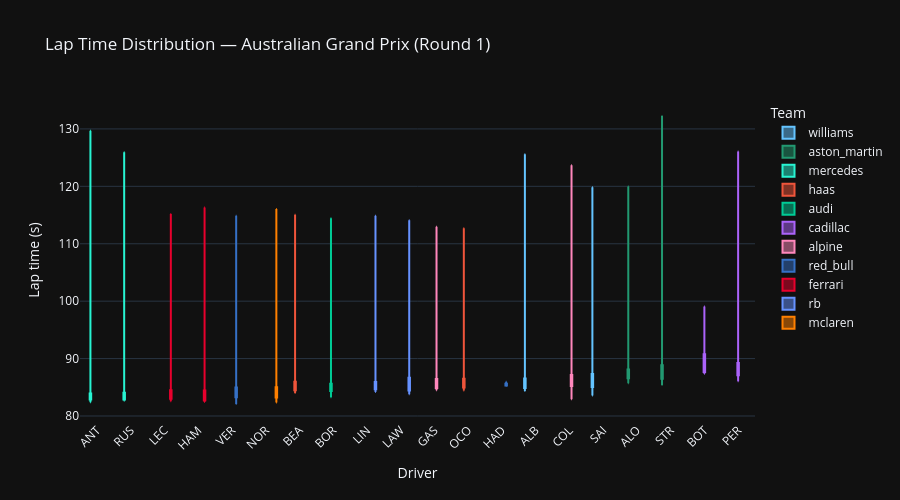
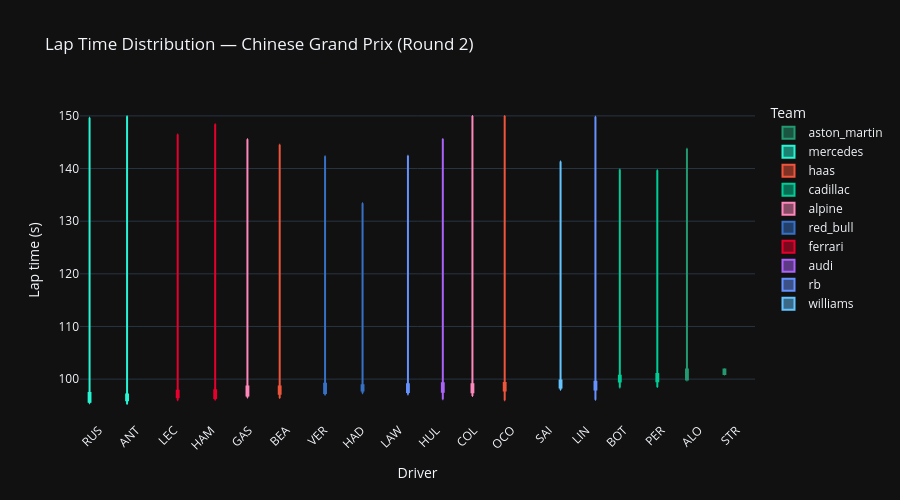

Write notebook code for charts like these, in order.
### Markdown cell above
## 4. Consistency

### Code cell
# ── 4.1 Lap time distribution — box plot per driver ───────────────────────────
# Narrow IQR = consistent. Drivers ordered fastest to slowest median.
for rnd in sorted(rounds_loaded):
    race_name = race_results[race_results["round"] == rnd]["race_name"].iloc[0]
    df_rnd = lap_times[lap_times["round"] == rnd].copy()

    order = (
        df_rnd.groupby("abbreviation")["lap_time_seconds"]
        .median()
        .sort_values()
        .index.tolist()
    )

    fig = px.box(
        df_rnd,
        x="abbreviation",
        y="lap_time_seconds",
        color="team_id",
        color_discrete_map=TEAM_COLORS,
        category_orders={"abbreviation": order},
        title=f"Lap Time Distribution — {race_name} (Round {rnd})",
        labels={
            "abbreviation": "Driver",
            "lap_time_seconds": "Lap time (s)",
            "team_id": "Team",
        },
        template=PLOTLY_TEMPLATE,
        points=False,
    )
    fig.update_layout(height=500, xaxis_tickangle=-45)
    fig.show()

### Figure 1 — Plotly figure (JSON) as saved in the notebook; plotly's stock layout.template omitted (floating-point values rounded to 4 significant figures)
{"data": [{"alignmentgroup": "True", "boxpoints": false, "hovertemplate": "Team=williams<br>Driver=%{x}<br>Lap time (s)=%{y}<extra></extra>", "legendgroup": "williams", "marker": {"color": "#64C4FF"}, "name": "williams", "notched": false, "offsetgroup": "williams", "orientation": "v", "showlegend": true, "type": "box", "x": ["ALB", "ALB", "ALB", "ALB", "ALB", "ALB", "ALB", "ALB", "ALB", "ALB", "ALB", "ALB", "ALB", "ALB", "ALB", "ALB", "ALB", "ALB", "ALB", "ALB", "ALB", "ALB", "ALB", "ALB", "ALB", "ALB", "ALB", "ALB", "ALB", "ALB", "ALB", "ALB", "ALB", "ALB", "ALB", "ALB", "ALB", "ALB", "ALB", "ALB", "ALB", "ALB", "ALB", "ALB", "ALB", "ALB", "ALB", "ALB", "ALB", "ALB", "ALB", "ALB", "ALB", "ALB", "SAI", "SAI", "SAI", "SAI", "SAI", "SAI", "SAI", "SAI", "SAI", "SAI", "SAI", "SAI", "SAI", "SAI", "SAI", "SAI", "SAI", "SAI", "SAI", "SAI", "SAI", "SAI", "SAI", "SAI", "SAI", "SAI", "SAI", "SAI", "SAI", "SAI", "SAI", "SAI", "SAI", "SAI", "SAI", "SAI", "SAI", "SAI", "SAI", "SAI", "SAI", "SAI", "SAI", "SAI", "SAI", "SAI", "SAI", "SAI", "SAI", "SAI", "SAI", "SAI"], "x0": " ", "xaxis": "x", "y": [87.78, 87.51, 87.91, 87.18, 86.44, 85.69, 85.56, 85.73, 86.03, 93.98, 125.6, 85.38, 85.03, 88.43, 85.66, 104.0, 109.5, 85.04, 85.06, 85.3, 85.26, 85.33, 85.57, 85.78, 85.73, 86.64, 86.61, 86.47, 86.52, 86.46, 110.0, 84.45, 84.38, 85.05, 86.34, 84.86, 86.67, 84.88, 84.86, 84.96, 84.84, 84.7, 84.78, 84.81, 84.77, 84.78, 84.86, 84.75, 84.76, 85.02, 84.86, 85.0, 86.39, 86.27, 87.98, 88.09, 87.22, 87.51, 86.87, 85.7, 85.43, 85.83, 86.2, 106.9, 108.3, 84.93, 84.82, 84.94, 85.15, 102.8, 110.1, 85.39, 85.41, 85.37, 85.6, 85.7, 86.12, 86.14, 86.12, 86.8, 88.05, 87.09, 86.64, 87.39, 119.9, 84.88, 84.8, 85.21, 87.2, 87.27, 86.22, 86.72, 85.36, 85.29, 85.53, 116.4, 96.21, 84.98, 83.92, 83.6, 83.87, 83.59, 87.96, 84.27, 83.81, 84.82], "y0": " ", "yaxis": "y"}, {"alignmentgroup": "True", "boxpoints": false, "hovertemplate": "Team=aston_martin<br>Driver=%{x}<br>Lap time (s)=%{y}<extra></extra>", "legendgroup": "aston_martin", "marker": {"color": "#229971"}, "name": "aston_martin", "notched": false, "offsetgroup": "aston_martin", "orientation": "v", "showlegend": true, "type": "box", "x": ["ALO", "ALO", "ALO", "ALO", "ALO", "ALO", "ALO", "ALO", "ALO", "ALO", "ALO", "ALO", "ALO", "ALO", "ALO", "ALO", "ALO", "ALO", "ALO", "STR", "STR", "STR", "STR", "STR", "STR", "STR", "STR", "STR", "STR", "STR", "STR", "STR", "STR", "STR", "STR", "STR", "STR", "STR", "STR", "STR", "STR", "STR", "STR", "STR", "STR", "STR", "STR", "STR", "STR", "STR", "STR", "STR", "STR", "STR", "STR", "STR", "STR"], "x0": " ", "xaxis": "x", "y": [87.6, 88.03, 87.42, 88.83, 88.76, 87.88, 86.79, 87.04, 87.47, 120.0, null, 85.71, 86.13, 86.38, 85.91, 88.14, 86.64, 88.08, null, 88.77, 88.58, 88.08, 88.19, 88.2, 87.99, 87.64, 88.07, 87.61, 132.3, 98.94, 87.01, 86.87, 87.37, 90.5, 114, 99.89, 88.1, 87.92, 87.48, 87.51, 87.12, 89.03, 118.9, 86.07, 86.06, 87.42, 86.39, 102.5, 86.53, null, 85.41, 86.32, 86.37, 105.9, 85.44, 85.71, 85.92], "y0": " ", "yaxis": "y"}, {"alignmentgroup": "True", "boxpoints": false, "hovertemplate": "Team=mercedes<br>Driver=%{x}<br>Lap time (s)=%{y}<extra></extra>", "legendgroup": "mercedes", "marker": {"color": "#27F4D2"}, "name": "mercedes", "notched": false, "offsetgroup": "mercedes", "orientation": "v", "showlegend": true, "type": "box", "x": ["ANT", "ANT", "ANT", "ANT", "ANT", "ANT", "ANT", "ANT", "ANT", "ANT", "ANT", "ANT", "ANT", "ANT", "ANT", "ANT", "ANT", "ANT", "ANT", "ANT", "ANT", "ANT", "ANT", "ANT", "ANT", "ANT", "ANT", "ANT", "ANT", "ANT", "ANT", "ANT", "ANT", "ANT", "ANT", "ANT", "ANT", "ANT", "ANT", "ANT", "ANT", "ANT", "ANT", "ANT", "ANT", "ANT", "ANT", "ANT", "ANT", "ANT", "ANT", "ANT", "ANT", "ANT", "ANT", "ANT", "RUS", "RUS", "RUS", "RUS", "RUS", "RUS", "RUS", "RUS", "RUS", "RUS", "RUS", "RUS", "RUS", "RUS", "RUS", "RUS", "RUS", "RUS", "RUS", "RUS", "RUS", "RUS", "RUS", "RUS", "RUS", "RUS", "RUS", "RUS", "RUS", "RUS", "RUS", "RUS", "RUS", "RUS", "RUS", "RUS", "RUS", "RUS", "RUS", "RUS", "RUS", "RUS", "RUS", "RUS", "RUS", "RUS", "RUS", "RUS", "RUS", "RUS", "RUS", "RUS", "RUS", "RUS", "RUS", "RUS"], "x0": " ", "xaxis": "x", "y": [87.13, 85.46, 85.41, 84.5, 84.02, 83.83, 83.68, 83.91, 84.04, 83.89, 129.7, 86.68, 83.29, 83.62, 83.26, 90.98, 115.3, 88.48, 82.78, 82.86, 82.58, 83.22, 84.55, 83.14, 83.1, 83.03, 82.97, 82.89, 82.88, 83.24, 83.02, 98.39, 83.29, 82.86, 82.97, 82.99, 82.92, 82.67, 82.93, 82.94, 83.02, 83.08, 83.12, 83.04, 83.07, 82.99, 83.25, 82.9, 82.62, 82.56, 82.61, 82.84, 82.93, 82.6, 82.42, 82.65, 85.01, 86.44, 84.79, 84.02, 84.64, 84.1, 85.19, 85.98, 84.11, 83.97, 125.9, 87.09, 82.83, 82.92, 82.77, 88.98, 115.3, 90.94, 82.67, 82.89, 82.83, 83.47, 82.88, 83.09, 83.19, 83.39, 83.49, 83.27, 83.15, 83.54, 83.84, 97.59, 83.02, 82.73, 82.84, 82.86, 82.74, 82.92, 83.07, 83.05, 82.89, 82.86, 83.48, 83.75, 83.03, 83.03, 82.84, 83.09, 82.76, 83.11, 83.07, 83.1, 82.67, 82.76, 83.19, 83.35], "y0": " ", "yaxis": "y"}, {"alignmentgroup": "True", "boxpoints": false, "hovertemplate": "Team=haas<br>Driver=%{x}<br>Lap time (s)=%{y}<extra></extra>", "legendgroup": "haas", "marker": {"color": "#EF553B"}, "name": "haas", "notched": false, "offsetgroup": "haas", "orientation": "v", "showlegend": true, "type": "box", "x": ["BEA", "BEA", "BEA", "BEA", "BEA", "BEA", "BEA", "BEA", "BEA", "BEA", "BEA", "BEA", "BEA", "BEA", "BEA", "BEA", "BEA", "BEA", "BEA", "BEA", "BEA", "BEA", "BEA", "BEA", "BEA", "BEA", "BEA", "BEA", "BEA", "BEA", "BEA", "BEA", "BEA", "BEA", "BEA", "BEA", "BEA", "BEA", "BEA", "BEA", "BEA", "BEA", "BEA", "BEA", "BEA", "BEA", "BEA", "BEA", "BEA", "BEA", "BEA", "BEA", "BEA", "BEA", "BEA", "OCO", "OCO", "OCO", "OCO", "OCO", "OCO", "OCO", "OCO", "OCO", "OCO", "OCO", "OCO", "OCO", "OCO", "OCO", "OCO", "OCO", "OCO", "OCO", "OCO", "OCO", "OCO", "OCO", "OCO", "OCO", "OCO", "OCO", "OCO", "OCO", "OCO", "OCO", "OCO", "OCO", "OCO", "OCO", "OCO", "OCO", "OCO", "OCO", "OCO", "OCO", "OCO", "OCO", "OCO", "OCO", "OCO", "OCO", "OCO", "OCO", "OCO", "OCO", "OCO", "OCO", "OCO", "OCO"], "x0": " ", "xaxis": "x", "y": [87.32, 86.38, 85.92, 86.0, 85.97, 85.19, 86.05, 85.4, 85.67, 91.4, 115.0, 113.8, 85.63, 84.56, 84.56, 84.81, 107.6, 85.19, 84.2, 84.02, 84.97, 84.69, 84.06, 84.16, 84.28, 84.22, 85.31, 84.51, 84.63, 85.01, 90.65, 92.31, 84.91, 84.6, 84.5, 85.09, 84.76, 86.99, 85.05, 84.5, 84.55, 84.61, 84.13, 84.55, 84.76, 84.4, 84.28, 84.47, 84.23, 84.26, 84.61, 84.61, 84.5, 86.44, 86.65, 87.03, 86.57, 86.19, 86.81, 85.57, 85.09, 85.03, 85.55, 85.63, 105.9, 112.2, 85.3, 85.36, 85.43, 85.72, 101.4, 112.7, 86.71, 86.57, 84.82, 84.65, 85.25, 84.42, 84.7, 84.8, 84.74, 84.77, 84.97, 85.31, 85.05, 93.28, 90.23, 85.2, 85.02, 85.46, 86.97, 85.91, 85.43, 85.16, 85.25, 85.11, 86.6, 85.23, 86.22, 86.33, 85.02, 85.11, 86.81, 86.3, 84.58, 84.62, 84.91, 84.58, 84.53, 84.57], "y0": " ", "yaxis": "y"}, {"alignmentgroup": "True", "boxpoints": false, "hovertemplate": "Team=audi<br>Driver=%{x}<br>Lap time (s)=%{y}<extra></extra>", "legendgroup": "audi", "marker": {"color": "#00cc96"}, "name": "audi", "notched": false, "offsetgroup": "audi", "orientation": "v", "showlegend": true, "type": "box", "x": ["BOR", "BOR", "BOR", "BOR", "BOR", "BOR", "BOR", "BOR", "BOR", "BOR", "BOR", "BOR", "BOR", "BOR", "BOR", "BOR", "BOR", "BOR", "BOR", "BOR", "BOR", "BOR", "BOR", "BOR", "BOR", "BOR", "BOR", "BOR", "BOR", "BOR", "BOR", "BOR", "BOR", "BOR", "BOR", "BOR", "BOR", "BOR", "BOR", "BOR", "BOR", "BOR", "BOR", "BOR", "BOR", "BOR", "BOR", "BOR", "BOR", "BOR", "BOR", "BOR", "BOR", "BOR"], "x0": " ", "xaxis": "x", "y": [87.54, 86.32, 86.03, 86.33, 87.46, 85.78, 85.47, 85.22, 85.56, 91.86, 114.4, 114.4, 85.96, 84.82, 84.98, 85.06, 110.4, 85.2, 85.04, 84.43, 84.33, 84.33, 84.37, 84.53, 84.53, 84.44, 84.69, 84.36, 84.15, 83.98, 104.2, 83.95, 83.66, 83.73, 85.12, 84.83, 84.7, 84.47, 83.8, 83.64, 83.74, 83.26, 83.35, 83.98, 85.01, 84.89, 84.32, 85.64, 84.36, 86.06, 84.55, 85.27, 84.52, 84.82], "y0": " ", "yaxis": "y"}, {"alignmentgroup": "True", "boxpoints": false, "hovertemplate": "Team=cadillac<br>Driver=%{x}<br>Lap time (s)=%{y}<extra></extra>", "legendgroup": "cadillac", "marker": {"color": "#ab63fa"}, "name": "cadillac", "notched": false, "offsetgroup": "cadillac", "orientation": "v", "showlegend": true, "type": "box", "x": ["BOT", "BOT", "BOT", "BOT", "BOT", "BOT", "BOT", "BOT", "BOT", "BOT", "BOT", "BOT", "BOT", "BOT", "PER", "PER", "PER", "PER", "PER", "PER", "PER", "PER", "PER", "PER", "PER", "PER", "PER", "PER", "PER", "PER", "PER", "PER", "PER", "PER", "PER", "PER", "PER", "PER", "PER", "PER", "PER", "PER", "PER", "PER", "PER", "PER", "PER", "PER", "PER", "PER", "PER", "PER", "PER", "PER", "PER", "PER", "PER", "PER", "PER", "PER", "PER", "PER", "PER", "PER", "PER", "PER"], "x0": " ", "xaxis": "x", "y": [90.15, 89.22, 88.06, 87.74, 87.8, 87.46, 87.36, 87.68, 87.66, 99.06, null, 91.39, 91.33, null, 88.76, 88.09, 87.22, 88.03, 87.59, 87.62, 87.18, 87.05, 87.59, 97.88, 116.5, 110.0, 87.08, 88.14, 91.28, 88.61, 126.1, 86.49, 87.26, 89.08, 87.46, 89.28, 87.09, 88.59, 88.35, 89.25, 86.93, 87.42, 90.51, 94.97, 93.48, 87.15, 89.23, 88.89, 87.08, 86.93, 87.1, 89.2, 89.22, 87.96, 105.0, 86.31, 88.09, 86.07, 86.15, 86.21, 86.08, 86.2, 86.41, 86.13, 89.96, 88.96], "y0": " ", "yaxis": "y"}, {"alignmentgroup": "True", "boxpoints": false, "hovertemplate": "Team=alpine<br>Driver=%{x}<br>Lap time (s)=%{y}<extra></extra>", "legendgroup": "alpine", "marker": {"color": "#FF87BC"}, "name": "alpine", "notched": false, "offsetgroup": "alpine", "orientation": "v", "showlegend": true, "type": "box", "x": ["COL", "COL", "COL", "COL", "COL", "COL", "COL", "COL", "COL", "COL", "COL", "COL", "COL", "COL", "COL", "COL", "COL", "COL", "COL", "COL", "COL", "COL", "COL", "COL", "COL", "COL", "COL", "COL", "COL", "COL", "COL", "COL", "COL", "COL", "COL", "COL", "COL", "COL", "COL", "COL", "COL", "COL", "COL", "COL", "COL", "COL", "COL", "COL", "COL", "COL", "COL", "COL", "COL", "GAS", "GAS", "GAS", "GAS", "GAS", "GAS", "GAS", "GAS", "GAS", "GAS", "GAS", "GAS", "GAS", "GAS", "GAS", "GAS", "GAS", "GAS", "GAS", "GAS", "GAS", "GAS", "GAS", "GAS", "GAS", "GAS", "GAS", "GAS", "GAS", "GAS", "GAS", "GAS", "GAS", "GAS", "GAS", "GAS", "GAS", "GAS", "GAS", "GAS", "GAS", "GAS", "GAS", "GAS", "GAS", "GAS", "GAS", "GAS", "GAS", "GAS", "GAS", "GAS", "GAS", "GAS", "GAS"], "x0": " ", "xaxis": "x", "y": [88.17, 86.94, 86.81, 87.51, 87.51, 86.07, 85.82, 109.9, 105.8, 123.7, 93.87, 86.66, 85.6, 85.91, 85.71, 113.0, 101.7, 85.33, 84.93, 85.01, 85.14, 85.45, 85.22, 85.17, 85.63, 86.17, 86.48, 85.57, 87.26, 85.71, 100.5, 86.07, 85.63, 87.43, 87.05, 87.01, 86.96, 86.67, 86.47, 85.28, 85.38, 85.24, 84.94, 102.9, 82.93, 83.26, 83.72, 85.63, 85.15, 87.12, 83.99, 83.91, 83.62, 87.28, 86.37, 85.89, 87.04, 85.99, 85.08, 84.96, 85.44, 86.67, 104.8, 111.6, 85.75, 84.82, 84.69, 85.2, 101.2, 113.0, 86.58, 85.68, 84.59, 84.5, 84.85, 84.54, 84.77, 84.66, 84.8, 85.1, 85.24, 85.27, 85.2, 92.28, 91.24, 85.03, 85.18, 86.33, 86.09, 85.27, 86.13, 85.32, 84.88, 84.98, 85.03, 87.17, 85.35, 86.5, 84.98, 85.28, 84.93, 86.46, 86.53, 84.79, 84.52, 84.59, 84.49, 84.84], "y0": " ", "yaxis": "y"}, {"alignmentgroup": "True", "boxpoints": false, "hovertemplate": "Team=red_bull<br>Driver=%{x}<br>Lap time (s)=%{y}<extra></extra>", "legendgroup": "red_bull", "marker": {"color": "#3671C6"}, "name": "red_bull", "notched": false, "offsetgroup": "red_bull", "orientation": "v", "showlegend": true, "type": "box", "x": ["HAD", "HAD", "HAD", "HAD", "HAD", "HAD", "HAD", "HAD", "HAD", "HAD", "VER", "VER", "VER", "VER", "VER", "VER", "VER", "VER", "VER", "VER", "VER", "VER", "VER", "VER", "VER", "VER", "VER", "VER", "VER", "VER", "VER", "VER", "VER", "VER", "VER", "VER", "VER", "VER", "VER", "VER", "VER", "VER", "VER", "VER", "VER", "VER", "VER", "VER", "VER", "VER", "VER", "VER", "VER", "VER", "VER", "VER", "VER", "VER", "VER", "VER", "VER", "VER", "VER", "VER", "VER"], "x0": " ", "xaxis": "x", "y": [85.99, 85.56, 85.34, 85.36, 85.88, 85.44, 85.31, 85.24, 85.36, null, 86.83, 87.1, 86.57, 84.88, 84.97, 85.38, 84.71, 85.07, 85.13, 91.03, 114.2, 114.9, 86.13, 84.1, 84.61, 84.76, 108.5, 83.57, 83.54, 83.46, 83.52, 83.47, 83.55, 83.36, 83.74, 83.46, 83.44, 83.39, 83.51, 83.59, 83.93, 98.22, 84.56, 83.97, 83.67, 83.91, 83.72, 84.59, 98.87, 82.09, 82.52, 82.45, 82.81, 82.49, 82.91, 82.94, 82.74, 82.69, 82.68, 83.11, 83.09, 83.21, 83.11, 83.47, 83.53], "y0": " ", "yaxis": "y"}, {"alignmentgroup": "True", "boxpoints": false, "hovertemplate": "Team=ferrari<br>Driver=%{x}<br>Lap time (s)=%{y}<extra></extra>", "legendgroup": "ferrari", "marker": {"color": "#E8002D"}, "name": "ferrari", "notched": false, "offsetgroup": "ferrari", "orientation": "v", "showlegend": true, "type": "box", "x": ["HAM", "HAM", "HAM", "HAM", "HAM", "HAM", "HAM", "HAM", "HAM", "HAM", "HAM", "HAM", "HAM", "HAM", "HAM", "HAM", "HAM", "HAM", "HAM", "HAM", "HAM", "HAM", "HAM", "HAM", "HAM", "HAM", "HAM", "HAM", "HAM", "HAM", "HAM", "HAM", "HAM", "HAM", "HAM", "HAM", "HAM", "HAM", "HAM", "HAM", "HAM", "HAM", "HAM", "HAM", "HAM", "HAM", "HAM", "HAM", "HAM", "HAM", "HAM", "HAM", "HAM", "HAM", "HAM", "HAM", "LEC", "LEC", "LEC", "LEC", "LEC", "LEC", "LEC", "LEC", "LEC", "LEC", "LEC", "LEC", "LEC", "LEC", "LEC", "LEC", "LEC", "LEC", "LEC", "LEC", "LEC", "LEC", "LEC", "LEC", "LEC", "LEC", "LEC", "LEC", "LEC", "LEC", "LEC", "LEC", "LEC", "LEC", "LEC", "LEC", "LEC", "LEC", "LEC", "LEC", "LEC", "LEC", "LEC", "LEC", "LEC", "LEC", "LEC", "LEC", "LEC", "LEC", "LEC", "LEC", "LEC", "LEC", "LEC", "LEC"], "x0": " ", "xaxis": "x", "y": [84.63, 84.87, 85.07, 84.5, 84.7, 84.36, 84.41, 85.84, 84.25, 84.07, 115.0, 116.3, 88.33, 83.7, 83.41, 84.05, 91.6, 113.1, 91.64, 83.62, 83.51, 83.38, 84.33, 83.66, 84.08, 83.76, 99.58, 83.47, 83.13, 83.19, 83.78, 98.31, 83.32, 83.34, 83.09, 82.69, 82.54, 82.55, 82.65, 82.64, 82.56, 82.84, 82.53, 82.94, 82.68, 82.76, 82.83, 83.31, 82.68, 83.01, 83.17, 82.55, 82.42, 82.5, 82.72, 82.64, 86.21, 85.45, 84.55, 83.98, 84.82, 84.03, 85.56, 85.6, 83.98, 83.8, 114.0, 115.2, 90.49, 83.77, 83.51, 84.36, 89.6, 113.7, 93.18, 83.32, 83.42, 83.48, 83.66, 97.83, 83.11, 83.09, 82.99, 83.03, 82.93, 82.95, 83.17, 98.52, 83.54, 84.38, 83.24, 82.58, 82.73, 82.93, 83.0, 82.85, 82.75, 83.09, 83.16, 82.89, 82.95, 82.9, 83.36, 83.2, 82.99, 83.05, 83.01, 83.05, 82.83, 82.97, 83.1, 83.32], "y0": " ", "yaxis": "y"}, {"alignmentgroup": "True", "boxpoints": false, "hovertemplate": "Team=rb<br>Driver=%{x}<br>Lap time (s)=%{y}<extra></extra>", "legendgroup": "rb", "marker": {"color": "#6692FF"}, "name": "rb", "notched": false, "offsetgroup": "rb", "orientation": "v", "showlegend": true, "type": "box", "x": ["LAW", "LAW", "LAW", "LAW", "LAW", "LAW", "LAW", "LAW", "LAW", "LAW", "LAW", "LAW", "LAW", "LAW", "LAW", "LAW", "LAW", "LAW", "LAW", "LAW", "LAW", "LAW", "LAW", "LAW", "LAW", "LAW", "LAW", "LAW", "LAW", "LAW", "LAW", "LAW", "LAW", "LAW", "LAW", "LAW", "LAW", "LAW", "LAW", "LAW", "LAW", "LAW", "LAW", "LAW", "LAW", "LAW", "LAW", "LAW", "LAW", "LAW", "LAW", "LAW", "LAW", "LAW", "LIN", "LIN", "LIN", "LIN", "LIN", "LIN", "LIN", "LIN", "LIN", "LIN", "LIN", "LIN", "LIN", "LIN", "LIN", "LIN", "LIN", "LIN", "LIN", "LIN", "LIN", "LIN", "LIN", "LIN", "LIN", "LIN", "LIN", "LIN", "LIN", "LIN", "LIN", "LIN", "LIN", "LIN", "LIN", "LIN", "LIN", "LIN", "LIN", "LIN", "LIN", "LIN", "LIN", "LIN", "LIN", "LIN", "LIN", "LIN", "LIN", "LIN", "LIN", "LIN", "LIN", "LIN", "LIN"], "x0": " ", "xaxis": "x", "y": [88.54, 86.87, 86.66, 87.14, 87.96, 86.64, 85.89, 86.03, 85.75, 110.0, 95.45, 85.23, 86.79, 89.92, 85.84, 109.0, 105.8, 85.07, 84.91, 85.04, 85.07, 86.53, 85.25, 84.97, 85.17, 85.38, 85.25, 85.65, 85.79, 85.87, 114.1, 84.21, 86.73, 85.74, 84.42, 84.12, 84.08, 83.92, 84.05, 84.23, 84.07, 84.31, 84.02, 83.78, 84.22, 83.93, 83.91, 84.46, 84.67, 85.16, 84.53, 85.12, 86.89, 86.32, 87.22, 85.5, 86.07, 86.23, 85.39, 85.19, 85.26, 85.34, 85.56, 92.24, 112, 114.9, 88.16, 84.88, 85.9, 85.1, 108.2, 85.42, 84.18, 84.29, 84.91, 84.55, 84.26, 84.2, 84.36, 84.47, 84.92, 84.28, 84.88, 84.67, 89.43, 93.81, 84.54, 84.7, 84.52, 84.8, 85.95, 88.24, 85.41, 85.41, 84.86, 84.75, 84.64, 84.69, 84.77, 84.86, 84.77, 84.72, 84.37, 85.21, 86.15, 88.17, 84.61, 84.69, 84.69], "y0": " ", "yaxis": "y"}, {"alignmentgroup": "True", "boxpoints": false, "hovertemplate": "Team=mclaren<br>Driver=%{x}<br>Lap time (s)=%{y}<extra></extra>", "legendgroup": "mclaren", "marker": {"color": "#FF8000"}, "name": "mclaren", "notched": false, "offsetgroup": "mclaren", "orientation": "v", "showlegend": true, "type": "box", "x": ["NOR", "NOR", "NOR", "NOR", "NOR", "NOR", "NOR", "NOR", "NOR", "NOR", "NOR", "NOR", "NOR", "NOR", "NOR", "NOR", "NOR", "NOR", "NOR", "NOR", "NOR", "NOR", "NOR", "NOR", "NOR", "NOR", "NOR", "NOR", "NOR", "NOR", "NOR", "NOR", "NOR", "NOR", "NOR", "NOR", "NOR", "NOR", "NOR", "NOR", "NOR", "NOR", "NOR", "NOR", "NOR", "NOR", "NOR", "NOR", "NOR", "NOR", "NOR", "NOR", "NOR", "NOR", "NOR"], "x0": " ", "xaxis": "x", "y": [87.34, 86.86, 85.86, 85.57, 85.04, 84.98, 85.3, 85.64, 85.3, 103.4, 111.9, 84.23, 83.78, 83.91, 84.05, 95.4, 116.1, 85.77, 83.97, 83.69, 83.53, 83.39, 83.5, 83.4, 83.9, 84.04, 84.08, 83.96, 84.09, 84.08, 84.79, 112.7, 83.32, 83.45, 83.42, 84.0, 83.4, 83.76, 83.35, 83.29, 83.19, 82.89, 82.91, 82.78, 82.95, 82.8, 82.76, 82.6, 82.78, 82.36, 82.8, 82.87, 82.84, 83.42, 83.05], "y0": " ", "yaxis": "y"}], "layout": {"boxmode": "group", "height": 500, "legend": {"title": {"text": "Team"}, "tracegroupgap": 0}, "title": {"text": "Lap Time Distribution — Australian Grand Prix (Round 1)"}, "xaxis": {"anchor": "y", "categoryarray": ["ANT", "RUS", "LEC", "HAM", "VER", "NOR", "BEA", "BOR", "LIN", "LAW", "GAS", "OCO", "HAD", "ALB", "COL", "SAI", "ALO", "STR", "BOT", "PER"], "categoryorder": "array", "domain": [0, 1], "tickangle": -45, "title": {"text": "Driver"}}, "yaxis": {"anchor": "x", "domain": [0, 1], "title": {"text": "Lap time (s)"}}}}

### Figure 2 — Plotly figure (JSON) as saved in the notebook; plotly's stock layout.template omitted (floating-point values rounded to 4 significant figures)
{"data": [{"alignmentgroup": "True", "boxpoints": false, "hovertemplate": "Team=aston_martin<br>Driver=%{x}<br>Lap time (s)=%{y}<extra></extra>", "legendgroup": "aston_martin", "marker": {"color": "#229971"}, "name": "aston_martin", "notched": false, "offsetgroup": "aston_martin", "orientation": "v", "showlegend": true, "type": "box", "x": ["ALO", "ALO", "ALO", "ALO", "ALO", "ALO", "ALO", "ALO", "ALO", "ALO", "ALO", "ALO", "ALO", "ALO", "ALO", "ALO", "ALO", "ALO", "ALO", "ALO", "ALO", "ALO", "ALO", "ALO", "ALO", "ALO", "ALO", "ALO", "ALO", "ALO", "STR", "STR", "STR", "STR", "STR", "STR", "STR", "STR", "STR"], "x0": " ", "xaxis": "x", "y": [102.3, 101.6, 100.5, 101.6, 101.8, 101.7, 101.1, 101.6, 119.9, 135.4, 141.0, 143.7, 103.5, 101.2, 100.3, 100.4, 101.2, 100.4, 100.3, 99.81, 99.94, 99.8, 99.77, 99.72, 99.75, 100.2, 99.75, 99.94, 100.3, 106.4, 101.8, 101.8, 101.9, 101.0, 101.0, 101.0, 101.2, 100.9, null], "y0": " ", "yaxis": "y"}, {"alignmentgroup": "True", "boxpoints": false, "hovertemplate": "Team=mercedes<br>Driver=%{x}<br>Lap time (s)=%{y}<extra></extra>", "legendgroup": "mercedes", "marker": {"color": "#27F4D2"}, "name": "mercedes", "notched": false, "offsetgroup": "mercedes", "orientation": "v", "showlegend": true, "type": "box", "x": ["ANT", "ANT", "ANT", "ANT", "ANT", "ANT", "ANT", "ANT", "ANT", "ANT", "ANT", "ANT", "ANT", "ANT", "ANT", "ANT", "ANT", "ANT", "ANT", "ANT", "ANT", "ANT", "ANT", "ANT", "ANT", "ANT", "ANT", "ANT", "ANT", "ANT", "ANT", "ANT", "ANT", "ANT", "ANT", "ANT", "ANT", "ANT", "ANT", "ANT", "ANT", "ANT", "ANT", "ANT", "ANT", "ANT", "ANT", "ANT", "ANT", "ANT", "ANT", "ANT", "ANT", "ANT", "RUS", "RUS", "RUS", "RUS", "RUS", "RUS", "RUS", "RUS", "RUS", "RUS", "RUS", "RUS", "RUS", "RUS", "RUS", "RUS", "RUS", "RUS", "RUS", "RUS", "RUS", "RUS", "RUS", "RUS", "RUS", "RUS", "RUS", "RUS", "RUS", "RUS", "RUS", "RUS", "RUS", "RUS", "RUS", "RUS", "RUS", "RUS", "RUS", "RUS", "RUS", "RUS", "RUS", "RUS", "RUS", "RUS", "RUS", "RUS", "RUS", "RUS", "RUS", "RUS", "RUS", "RUS"], "x0": " ", "xaxis": "x", "y": [98.31, 98.01, 97.39, 97.53, 97.17, 97.41, 97.32, 97.36, 106.7, 149.9, null, 98.96, 98.22, 96.6, 96.56, 97.06, 96.82, 96.76, 96.93, 96.61, 96.81, 96.51, 96.51, 96.59, 96.59, 96.59, 96.38, 96.17, 96.11, 95.98, 96.44, 96.02, 96.04, 96.01, 96.16, 95.53, 95.49, 96.15, 95.34, 95.93, 95.94, 95.33, 95.53, 95.28, 95.5, 95.71, 95.52, 95.66, 96.01, 95.28, 97.53, 96.18, 96.38, 96.93, 98.08, 98.12, 97.09, 97.46, 97.38, 97.38, 97.27, 97.26, 112.8, 149.7, 149.3, 100.6, 98.91, 97.53, 96.42, 96.31, 96.67, 96.62, 96.66, 96.89, 96.56, 97.44, 98.06, 97.19, 97.77, 96.97, 96.16, 96.44, 96.21, 95.98, 96.11, 95.85, 96.16, 95.91, 95.53, 95.53, 95.5, 95.64, 95.64, 96.66, 95.64, 95.54, 95.68, 96.41, 95.67, 96.09, 95.87, 95.68, 95.53, 95.55, 95.69, 96.46, 95.69, 95.4], "y0": " ", "yaxis": "y"}, {"alignmentgroup": "True", "boxpoints": false, "hovertemplate": "Team=haas<br>Driver=%{x}<br>Lap time (s)=%{y}<extra></extra>", "legendgroup": "haas", "marker": {"color": "#EF553B"}, "name": "haas", "notched": false, "offsetgroup": "haas", "orientation": "v", "showlegend": true, "type": "box", "x": ["BEA", "BEA", "BEA", "BEA", "BEA", "BEA", "BEA", "BEA", "BEA", "BEA", "BEA", "BEA", "BEA", "BEA", "BEA", "BEA", "BEA", "BEA", "BEA", "BEA", "BEA", "BEA", "BEA", "BEA", "BEA", "BEA", "BEA", "BEA", "BEA", "BEA", "BEA", "BEA", "BEA", "BEA", "BEA", "BEA", "BEA", "BEA", "BEA", "BEA", "BEA", "BEA", "BEA", "BEA", "BEA", "BEA", "BEA", "BEA", "BEA", "BEA", "BEA", "BEA", "BEA", "BEA", "OCO", "OCO", "OCO", "OCO", "OCO", "OCO", "OCO", "OCO", "OCO", "OCO", "OCO", "OCO", "OCO", "OCO", "OCO", "OCO", "OCO", "OCO", "OCO", "OCO", "OCO", "OCO", "OCO", "OCO", "OCO", "OCO", "OCO", "OCO", "OCO", "OCO", "OCO", "OCO", "OCO", "OCO", "OCO", "OCO", "OCO", "OCO", "OCO", "OCO", "OCO", "OCO", "OCO", "OCO", "OCO", "OCO", "OCO", "OCO", "OCO", "OCO", "OCO", "OCO"], "x0": " ", "xaxis": "x", "y": [101.1, 99.72, 99.18, 99.5, 98.61, 99.32, 99.44, 99.71, 117.4, 140.5, 144.5, 99.24, 99.29, 98.27, 98.34, 98.2, 99.01, 98.62, 98.53, 97.87, 97.61, 97.86, 97.68, 97.39, 97.41, 97.64, 97.68, 97.28, 97.58, 97.5, 97.27, 97.39, 97.42, 97.48, 97.24, 97.22, 97.04, 97.15, 97.03, 97.71, 97.21, 97.42, 97.23, 97.3, 96.81, 97.24, 97.64, 96.99, 96.83, 96.78, 96.68, 96.79, 96.65, 96.43, 99.74, 99.08, 99.1, 98.85, 98.76, 99.09, 99.02, 99.02, 112.4, 144.2, 149.9, 150.0, 100.3, 99.04, 99.42, 98.36, 98.67, 99.91, 98.99, 99.82, 98.7, 98.33, 98.85, 98.33, 97.83, 98.12, 98.67, 104.6, 96.93, 97.1, 108.4, 98.47, 98.04, 98.82, 97.83, 97.69, 98.02, 98.07, 97.9, 98.01, 99.76, 97.85, 99.15, 103.5, 96.46, 96.75, 96.43, 96.48, 97.67, 96.64, 95.96, 96.28], "y0": " ", "yaxis": "y"}, {"alignmentgroup": "True", "boxpoints": false, "hovertemplate": "Team=cadillac<br>Driver=%{x}<br>Lap time (s)=%{y}<extra></extra>", "legendgroup": "cadillac", "marker": {"color": "#00cc96"}, "name": "cadillac", "notched": false, "offsetgroup": "cadillac", "orientation": "v", "showlegend": true, "type": "box", "x": ["BOT", "BOT", "BOT", "BOT", "BOT", "BOT", "BOT", "BOT", "BOT", "BOT", "BOT", "BOT", "BOT", "BOT", "BOT", "BOT", "BOT", "BOT", "BOT", "BOT", "BOT", "BOT", "BOT", "BOT", "BOT", "BOT", "BOT", "BOT", "BOT", "BOT", "BOT", "BOT", "BOT", "BOT", "BOT", "BOT", "BOT", "BOT", "BOT", "BOT", "BOT", "BOT", "BOT", "BOT", "BOT", "BOT", "BOT", "BOT", "BOT", "BOT", "BOT", "BOT", "BOT", "PER", "PER", "PER", "PER", "PER", "PER", "PER", "PER", "PER", "PER", "PER", "PER", "PER", "PER", "PER", "PER", "PER", "PER", "PER", "PER", "PER", "PER", "PER", "PER", "PER", "PER", "PER", "PER", "PER", "PER", "PER", "PER", "PER", "PER", "PER", "PER", "PER", "PER", "PER", "PER", "PER", "PER", "PER", "PER", "PER", "PER", "PER", "PER", "PER", "PER", "PER", "PER", "PER"], "x0": " ", "xaxis": "x", "y": [101.6, 101.8, 100.9, 101.4, 100.3, 100.9, 101.3, 101.3, 125.1, 121.4, 139.8, 101.3, 100.0, 99.74, 100.2, 100.1, 100.2, 99.98, 100.0, 99.81, 99.97, 99.85, 99.81, 99.74, 100.8, 99.64, 99.57, 99.69, 99.77, 99.54, 101.1, 99.69, 99.54, 100.6, 99.44, 100.0, 99.73, 100.6, 100.1, 99.02, 99.46, 98.91, 100.4, 99.66, 98.93, 99.14, 99.21, 99.33, 99.58, 99.42, 99.35, 99.42, 98.39, 101.1, 101.2, 100.9, 101.0, 100.6, 100.9, 101.1, 101.8, 121.6, 138.7, 139.7, 101.8, 100.0, 99.62, 102.2, 99.32, 99.73, 100.1, 99.68, 99.62, 99.75, 99.74, 100.5, 100.0, 100.3, 99.58, 100.4, 100.0, 99.98, 99.8, 100.1, 100.2, 99.48, 99.55, 99.61, 100.1, 99.62, 99.59, 100.6, 99.13, 101.2, 104.0, 108.8, 101.0, 99.88, 100.2, 99.46, 98.52, 99.01, 99.53, 98.96, 99.08, 98.9], "y0": " ", "yaxis": "y"}, {"alignmentgroup": "True", "boxpoints": false, "hovertemplate": "Team=alpine<br>Driver=%{x}<br>Lap time (s)=%{y}<extra></extra>", "legendgroup": "alpine", "marker": {"color": "#FF87BC"}, "name": "alpine", "notched": false, "offsetgroup": "alpine", "orientation": "v", "showlegend": true, "type": "box", "x": ["COL", "COL", "COL", "COL", "COL", "COL", "COL", "COL", "COL", "COL", "COL", "COL", "COL", "COL", "COL", "COL", "COL", "COL", "COL", "COL", "COL", "COL", "COL", "COL", "COL", "COL", "COL", "COL", "COL", "COL", "COL", "COL", "COL", "COL", "COL", "COL", "COL", "COL", "COL", "COL", "COL", "COL", "COL", "COL", "COL", "COL", "COL", "COL", "COL", "COL", "COL", "COL", "COL", "GAS", "GAS", "GAS", "GAS", "GAS", "GAS", "GAS", "GAS", "GAS", "GAS", "GAS", "GAS", "GAS", "GAS", "GAS", "GAS", "GAS", "GAS", "GAS", "GAS", "GAS", "GAS", "GAS", "GAS", "GAS", "GAS", "GAS", "GAS", "GAS", "GAS", "GAS", "GAS", "GAS", "GAS", "GAS", "GAS", "GAS", "GAS", "GAS", "GAS", "GAS", "GAS", "GAS", "GAS", "GAS", "GAS", "GAS", "GAS", "GAS", "GAS", "GAS", "GAS", "GAS", "GAS"], "x0": " ", "xaxis": "x", "y": [99.31, 98.92, 98.86, 98.91, 98.73, 98.81, 98.96, 99.04, 111.5, 146.6, 150.0, null, 99.47, 98.83, 100.1, 98.38, 98.95, 99.57, 98.95, 99.32, 99.18, 98.49, 98.45, 98.38, 98.07, 98.29, 99.3, 98.72, 98.23, 97.8, 102.8, 97.23, 96.78, 97.02, 96.96, 96.82, 97.22, 96.84, 97.45, 97.53, 97.38, 97.08, 97.43, 97.14, 97.5, 97.6, 99.05, 97.59, 97.78, 98.02, 99.61, 98.69, 98.24, 98.92, 98.92, 98.72, 98.47, 98.3, 98.64, 98.43, 98.61, 113.0, null, 145.6, 100.4, 98.88, 98.64, 98.24, 97.59, 99.33, 99.5, 99.21, 99.34, 98.07, 98.37, 98.57, 97.82, 98.16, 98.22, 97.57, 98.13, 97.63, 97.25, 97.12, 97.19, 97.29, 97.1, 96.75, 96.67, 96.75, 96.86, 97.21, 97.03, 96.88, 96.76, 96.89, 96.75, 97.58, 97.01, 96.75, 97.04, 96.75, 96.64, 96.5, 96.68, 96.64, 96.57], "y0": " ", "yaxis": "y"}, {"alignmentgroup": "True", "boxpoints": false, "hovertemplate": "Team=red_bull<br>Driver=%{x}<br>Lap time (s)=%{y}<extra></extra>", "legendgroup": "red_bull", "marker": {"color": "#3671C6"}, "name": "red_bull", "notched": false, "offsetgroup": "red_bull", "orientation": "v", "showlegend": true, "type": "box", "x": ["HAD", "HAD", "HAD", "HAD", "HAD", "HAD", "HAD", "HAD", "HAD", "HAD", "HAD", "HAD", "HAD", "HAD", "HAD", "HAD", "HAD", "HAD", "HAD", "HAD", "HAD", "HAD", "HAD", "HAD", "HAD", "HAD", "HAD", "HAD", "HAD", "HAD", "HAD", "HAD", "HAD", "HAD", "HAD", "HAD", "HAD", "HAD", "HAD", "HAD", "HAD", "HAD", "HAD", "HAD", "HAD", "HAD", "HAD", "HAD", "HAD", "HAD", "HAD", "HAD", "HAD", "VER", "VER", "VER", "VER", "VER", "VER", "VER", "VER", "VER", "VER", "VER", "VER", "VER", "VER", "VER", "VER", "VER", "VER", "VER", "VER", "VER", "VER", "VER", "VER", "VER", "VER", "VER", "VER", "VER", "VER", "VER", "VER", "VER", "VER", "VER", "VER", "VER", "VER", "VER", "VER", "VER", "VER", "VER"], "x0": " ", "xaxis": "x", "y": [98.81, 99.09, 98.82, 98.26, 98.46, 98.66, 98.66, 128.0, 111.2, 133.4, 99.33, 99.16, 99.69, 98.95, 98.82, 98.76, 99.27, 99.13, 98.39, 98.44, 98.88, 98.62, 98.37, 98.29, 98.36, 98.08, 97.92, 97.87, 98.09, 97.82, 98.04, 97.94, 97.75, 97.84, 97.58, 97.65, 97.94, 97.92, 97.35, 97.65, 97.36, 97.62, 97.31, 98.2, 98.01, 97.83, 97.69, 98.0, 97.81, 97.94, 97.92, 97.8, 97.54, 100.3, 99.08, 99.12, 99.58, 99.21, 99.57, 99.47, 105.5, 135.1, 129.7, 142.3, 99.57, 99.07, 98.95, 98.27, 97.35, 99.03, 98.53, 98.77, 98.15, 98.04, 97.88, 97.87, 97.38, 97.64, 97.37, 97.67, 97.59, 97.52, 97.76, 97.38, 97.41, 97.49, 97.23, 97.15, 97.06, 97.05, 97.25, 97.41, 97.38, 97.12, 97.09, null], "y0": " ", "yaxis": "y"}, {"alignmentgroup": "True", "boxpoints": false, "hovertemplate": "Team=ferrari<br>Driver=%{x}<br>Lap time (s)=%{y}<extra></extra>", "legendgroup": "ferrari", "marker": {"color": "#E8002D"}, "name": "ferrari", "notched": false, "offsetgroup": "ferrari", "orientation": "v", "showlegend": true, "type": "box", "x": ["HAM", "HAM", "HAM", "HAM", "HAM", "HAM", "HAM", "HAM", "HAM", "HAM", "HAM", "HAM", "HAM", "HAM", "HAM", "HAM", "HAM", "HAM", "HAM", "HAM", "HAM", "HAM", "HAM", "HAM", "HAM", "HAM", "HAM", "HAM", "HAM", "HAM", "HAM", "HAM", "HAM", "HAM", "HAM", "HAM", "HAM", "HAM", "HAM", "HAM", "HAM", "HAM", "HAM", "HAM", "HAM", "HAM", "HAM", "HAM", "HAM", "HAM", "HAM", "HAM", "HAM", "HAM", "LEC", "LEC", "LEC", "LEC", "LEC", "LEC", "LEC", "LEC", "LEC", "LEC", "LEC", "LEC", "LEC", "LEC", "LEC", "LEC", "LEC", "LEC", "LEC", "LEC", "LEC", "LEC", "LEC", "LEC", "LEC", "LEC", "LEC", "LEC", "LEC", "LEC", "LEC", "LEC", "LEC", "LEC", "LEC", "LEC", "LEC", "LEC", "LEC", "LEC", "LEC", "LEC", "LEC", "LEC", "LEC", "LEC", "LEC", "LEC", "LEC", "LEC", "LEC", "LEC", "LEC", "LEC"], "x0": " ", "xaxis": "x", "y": [99.56, 98.59, 98.23, 97.64, 97.96, 98.22, 97.93, 98.37, 109.9, null, 148.4, 98.97, 97.07, 96.93, 96.7, 97.12, 97.1, 96.92, 96.97, 97.01, 97.05, 98.22, 97.89, 96.74, 99.23, 97.22, 96.77, 96.69, 96.5, 96.63, 96.5, 96.75, 97.34, 97.0, 96.65, 96.88, 98.09, 96.95, 96.47, 96.52, 96.22, 96.24, 96.4, 96.31, 96.2, 96.15, 96.39, 96.24, 96.13, 96.3, 96.2, 96.44, 96.09, 96.1, 98.56, 99.15, 97.83, 97.86, 98.14, 97.99, 97.79, 98.13, 112.4, null, 146.5, 99.85, 97.2, 97.31, 96.88, 96.6, 96.86, 96.83, 96.7, 96.64, 96.81, 97.28, 97.68, 97.57, 97.87, 97.08, 97.11, 96.8, 96.41, 96.62, 96.55, 96.73, 98.51, 97.25, 96.77, 96.76, 96.99, 98.26, 96.84, 96.8, 96.58, 96.65, 97.22, 96.27, 96.2, 96.23, 96.33, 96.39, 96.74, 96.32, 96.32, 96.21, 96.13, 96.01], "y0": " ", "yaxis": "y"}, {"alignmentgroup": "True", "boxpoints": false, "hovertemplate": "Team=audi<br>Driver=%{x}<br>Lap time (s)=%{y}<extra></extra>", "legendgroup": "audi", "marker": {"color": "#ab63fa"}, "name": "audi", "notched": false, "offsetgroup": "audi", "orientation": "v", "showlegend": true, "type": "box", "x": ["HUL", "HUL", "HUL", "HUL", "HUL", "HUL", "HUL", "HUL", "HUL", "HUL", "HUL", "HUL", "HUL", "HUL", "HUL", "HUL", "HUL", "HUL", "HUL", "HUL", "HUL", "HUL", "HUL", "HUL", "HUL", "HUL", "HUL", "HUL", "HUL", "HUL", "HUL", "HUL", "HUL", "HUL", "HUL", "HUL", "HUL", "HUL", "HUL", "HUL", "HUL", "HUL", "HUL", "HUL", "HUL", "HUL", "HUL", "HUL", "HUL", "HUL", "HUL", "HUL", "HUL"], "x0": " ", "xaxis": "x", "y": [101.6, 99.91, 99.52, 99.26, 98.78, 99.39, 99.03, 99.16, 113.8, 142.0, null, 145.6, 100.9, 99.2, 99.57, 99.23, 98.87, 98.38, 98.82, 98.39, 98.44, 99.5, 98.71, 98.59, 98.3, 97.96, 98.15, 98.68, 97.86, 97.76, 98.3, 98.66, 98.43, 104.9, 96.62, 96.18, 97.12, 96.87, 96.62, 98.67, 96.76, 96.87, 96.9, 96.98, 98.76, 96.78, 98.06, 97.7, 97.5, 97.61, 97.97, 97.61, 97.57], "y0": " ", "yaxis": "y"}, {"alignmentgroup": "True", "boxpoints": false, "hovertemplate": "Team=rb<br>Driver=%{x}<br>Lap time (s)=%{y}<extra></extra>", "legendgroup": "rb", "marker": {"color": "#6692FF"}, "name": "rb", "notched": false, "offsetgroup": "rb", "orientation": "v", "showlegend": true, "type": "box", "x": ["LAW", "LAW", "LAW", "LAW", "LAW", "LAW", "LAW", "LAW", "LAW", "LAW", "LAW", "LAW", "LAW", "LAW", "LAW", "LAW", "LAW", "LAW", "LAW", "LAW", "LAW", "LAW", "LAW", "LAW", "LAW", "LAW", "LAW", "LAW", "LAW", "LAW", "LAW", "LAW", "LAW", "LAW", "LAW", "LAW", "LAW", "LAW", "LAW", "LAW", "LAW", "LAW", "LAW", "LAW", "LAW", "LAW", "LAW", "LAW", "LAW", "LAW", "LAW", "LAW", "LAW", "LAW", "LIN", "LIN", "LIN", "LIN", "LIN", "LIN", "LIN", "LIN", "LIN", "LIN", "LIN", "LIN", "LIN", "LIN", "LIN", "LIN", "LIN", "LIN", "LIN", "LIN", "LIN", "LIN", "LIN", "LIN", "LIN", "LIN", "LIN", "LIN", "LIN", "LIN", "LIN", "LIN", "LIN", "LIN", "LIN", "LIN", "LIN", "LIN", "LIN", "LIN", "LIN", "LIN", "LIN", "LIN", "LIN", "LIN", "LIN", "LIN", "LIN", "LIN", "LIN", "LIN", "LIN"], "x0": " ", "xaxis": "x", "y": [99.8, 98.95, 99.11, 100.1, 99.51, 99.71, 99.88, 106.2, 135.2, 130.6, 142.4, 100.8, 99.02, 99.44, 98.91, 98.71, 98.99, 99.19, 98.49, 98.8, 98.55, 98.55, 98.6, 98.44, 98.36, 98.39, 98.31, 97.89, 98.08, 97.96, 97.9, 98.22, 98.01, 97.98, 97.97, 97.57, 97.76, 97.81, 97.62, 97.56, 97.56, 97.35, 97.55, 97.37, 97.3, 97.44, 97.46, 97.2, 97.39, 97.32, 97.35, 97.2, 97.17, 97.1, 101.0, 99.31, 99.3, 99.39, 99.36, 99.2, 99.45, 99.86, 113.1, 143.1, 149.8, 147.6, 100.9, 99.08, 99.33, 99.29, 99.47, 99.36, 99.47, 99.78, 99.31, 98.46, 98.97, 99.53, 99.14, 110.2, 99.84, 98.66, 98.5, 98.54, 98.39, 98.22, 98.47, 98.32, 98.05, 98.07, 97.97, 98.03, 98.04, 100.1, 103.6, 96.34, 96.1, 96.1, 96.15, 96.22, 96.2, 96.38, 96.78, 96.94, 97.16, 97.48, 97.5], "y0": " ", "yaxis": "y"}, {"alignmentgroup": "True", "boxpoints": false, "hovertemplate": "Team=williams<br>Driver=%{x}<br>Lap time (s)=%{y}<extra></extra>", "legendgroup": "williams", "marker": {"color": "#64C4FF"}, "name": "williams", "notched": false, "offsetgroup": "williams", "orientation": "v", "showlegend": true, "type": "box", "x": ["SAI", "SAI", "SAI", "SAI", "SAI", "SAI", "SAI", "SAI", "SAI", "SAI", "SAI", "SAI", "SAI", "SAI", "SAI", "SAI", "SAI", "SAI", "SAI", "SAI", "SAI", "SAI", "SAI", "SAI", "SAI", "SAI", "SAI", "SAI", "SAI", "SAI", "SAI", "SAI", "SAI", "SAI", "SAI", "SAI", "SAI", "SAI", "SAI", "SAI", "SAI", "SAI", "SAI", "SAI", "SAI", "SAI", "SAI", "SAI", "SAI", "SAI", "SAI", "SAI", "SAI"], "x0": " ", "xaxis": "x", "y": [100.7, 99.99, 98.99, 99.75, 100.1, 100.6, 99.91, 105.1, 135.2, 127.8, 141.3, 100.5, 99.12, 99.43, 99.03, 98.66, 99.12, 99.4, 99.14, 100.2, 99.1, 98.96, 98.75, 98.71, 99.71, 98.67, 98.81, 98.51, 98.46, 98.34, 98.46, 98.76, 98.67, 98.74, 98.48, 98.5, 98.58, 98.36, 98.42, 98.27, 98.28, 98.27, 98.1, 98.03, 98.33, 98.02, 98.02, 99.03, 97.98, 98.42, 100.1, 98.25, 98.23], "y0": " ", "yaxis": "y"}], "layout": {"boxmode": "group", "height": 500, "legend": {"title": {"text": "Team"}, "tracegroupgap": 0}, "title": {"text": "Lap Time Distribution — Chinese Grand Prix (Round 2)"}, "xaxis": {"anchor": "y", "categoryarray": ["RUS", "ANT", "LEC", "HAM", "GAS", "BEA", "VER", "HAD", "LAW", "HUL", "COL", "OCO", "SAI", "LIN", "BOT", "PER", "ALO", "STR"], "categoryorder": "array", "domain": [0, 1], "tickangle": -45, "title": {"text": "Driver"}}, "yaxis": {"anchor": "x", "domain": [0, 1], "title": {"text": "Lap time (s)"}}}}
